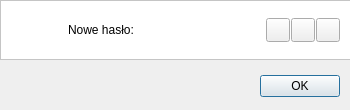
<?xml version="1.0" encoding="UTF-8"?>
<ui version="4.0">
 <class>PwdGeneratorDialog</class>
 <widget class="QDialog" name="PwdGeneratorDialog">
  <property name="geometry">
   <rect>
    <x>0</x>
    <y>0</y>
    <width>350</width>
    <height>110</height>
   </rect>
  </property>
  <property name="minimumSize">
   <size>
    <width>350</width>
    <height>110</height>
   </size>
  </property>
  <property name="maximumSize">
   <size>
    <width>350</width>
    <height>110</height>
   </size>
  </property>
  <property name="windowTitle">
   <string>Dialog</string>
  </property>
  <widget class="QDialogButtonBox" name="buttonBox">
   <property name="geometry">
    <rect>
     <x>250</x>
     <y>70</y>
     <width>90</width>
     <height>32</height>
    </rect>
   </property>
   <property name="orientation">
    <enum>Qt::Horizontal</enum>
   </property>
   <property name="standardButtons">
    <set>QDialogButtonBox::Ok</set>
   </property>
  </widget>
  <widget class="QPushButton" name="btn_copyToClipboard">
   <property name="geometry">
    <rect>
     <x>266</x>
     <y>18</y>
     <width>24</width>
     <height>24</height>
    </rect>
   </property>
   <property name="toolTip">
    <string>Kopiuj do schowka</string>
   </property>
   <property name="text">
    <string/>
   </property>
   <property name="icon">
    <iconset resource="../resources.qrc">
     <normaloff>:/resources/icons/copy-solid.svg</normaloff>:/resources/icons/copy-solid.svg</iconset>
   </property>
  </widget>
  <widget class="QPushButton" name="btn_regeneratePwd">
   <property name="geometry">
    <rect>
     <x>291</x>
     <y>18</y>
     <width>24</width>
     <height>24</height>
    </rect>
   </property>
   <property name="toolTip">
    <string>Generuj nowe hasło</string>
   </property>
   <property name="text">
    <string/>
   </property>
   <property name="icon">
    <iconset resource="../resources.qrc">
     <normaloff>:/resources/icons/dice-solid.svg</normaloff>:/resources/icons/dice-solid.svg</iconset>
   </property>
  </widget>
  <widget class="QPushButton" name="btn_togglePwdVisibility">
   <property name="geometry">
    <rect>
     <x>316</x>
     <y>18</y>
     <width>24</width>
     <height>24</height>
    </rect>
   </property>
   <property name="toolTip">
    <string>Pokaż hasło</string>
   </property>
   <property name="text">
    <string/>
   </property>
   <property name="icon">
    <iconset resource="../resources.qrc">
     <normaloff>:/resources/icons/eye-solid.svg</normaloff>:/resources/icons/eye-solid.svg</iconset>
   </property>
  </widget>
  <widget class="QFrame" name="frame">
   <property name="geometry">
    <rect>
     <x>0</x>
     <y>0</y>
     <width>351</width>
     <height>60</height>
    </rect>
   </property>
   <property name="styleSheet">
    <string notr="true">background-color: white;</string>
   </property>
   <property name="frameShape">
    <enum>QFrame::StyledPanel</enum>
   </property>
   <property name="frameShadow">
    <enum>QFrame::Raised</enum>
   </property>
   <widget class="QLabel" name="icon_pwdIcon">
    <property name="geometry">
     <rect>
      <x>18</x>
      <y>14</y>
      <width>32</width>
      <height>32</height>
     </rect>
    </property>
    <property name="text">
     <string/>
    </property>
    <property name="pixmap">
     <pixmap>:/icons/about.svg</pixmap>
    </property>
    <property name="alignment">
     <set>Qt::AlignCenter</set>
    </property>
   </widget>
   <widget class="QLabel" name="label_newPwdLabel">
    <property name="geometry">
     <rect>
      <x>68</x>
      <y>20</y>
      <width>71</width>
      <height>20</height>
     </rect>
    </property>
    <property name="font">
     <font>
      <bold>false</bold>
     </font>
    </property>
    <property name="text">
     <string>Nowe hasło:</string>
    </property>
   </widget>
   <widget class="QLabel" name="label_newPwd">
    <property name="geometry">
     <rect>
      <x>140</x>
      <y>20</y>
      <width>116</width>
      <height>20</height>
     </rect>
    </property>
    <property name="font">
     <font>
      <bold>true</bold>
     </font>
    </property>
    <property name="cursor">
     <cursorShape>IBeamCursor</cursorShape>
    </property>
    <property name="text">
     <string/>
    </property>
    <property name="textInteractionFlags">
     <set>Qt::LinksAccessibleByMouse|Qt::TextSelectableByMouse</set>
    </property>
   </widget>
  </widget>
  <zorder>frame</zorder>
  <zorder>buttonBox</zorder>
  <zorder>btn_copyToClipboard</zorder>
  <zorder>btn_regeneratePwd</zorder>
  <zorder>btn_togglePwdVisibility</zorder>
 </widget>
 <resources>
  <include location="../resources.qrc"/>
 </resources>
 <connections>
  <connection>
   <sender>buttonBox</sender>
   <signal>accepted()</signal>
   <receiver>PwdGeneratorDialog</receiver>
   <slot>accept()</slot>
   <hints>
    <hint type="sourcelabel">
     <x>248</x>
     <y>254</y>
    </hint>
    <hint type="destinationlabel">
     <x>157</x>
     <y>274</y>
    </hint>
   </hints>
  </connection>
  <connection>
   <sender>buttonBox</sender>
   <signal>rejected()</signal>
   <receiver>PwdGeneratorDialog</receiver>
   <slot>reject()</slot>
   <hints>
    <hint type="sourcelabel">
     <x>316</x>
     <y>260</y>
    </hint>
    <hint type="destinationlabel">
     <x>286</x>
     <y>274</y>
    </hint>
   </hints>
  </connection>
 </connections>
</ui>
